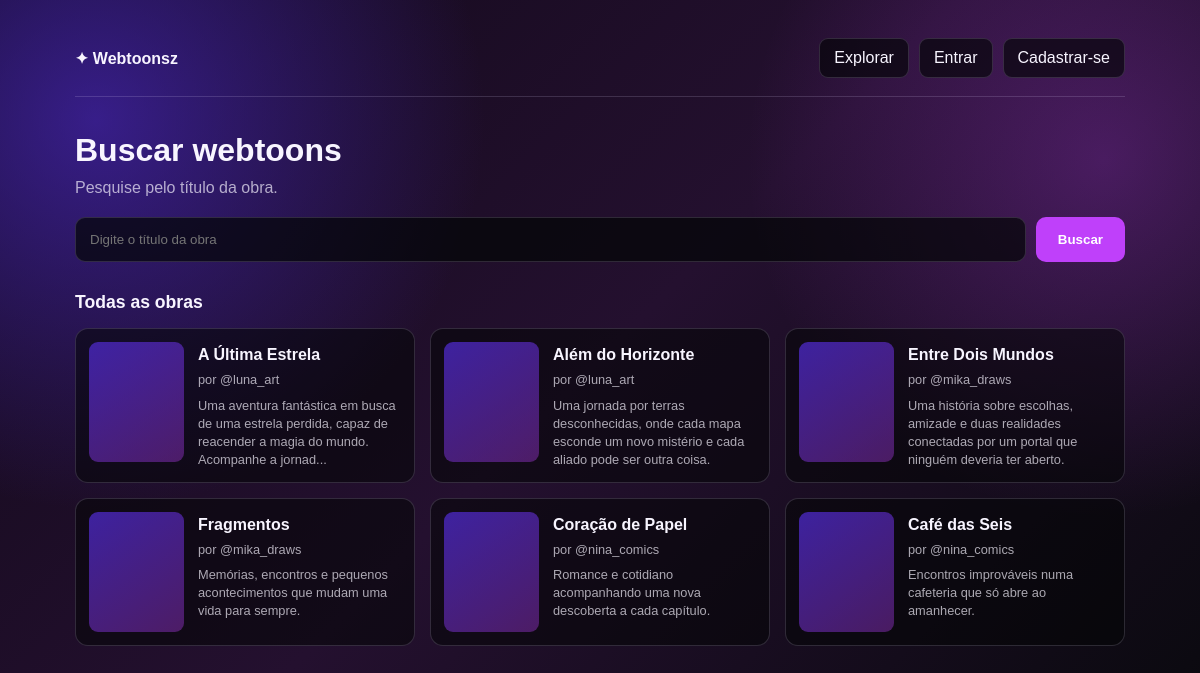
The page /busca.php on the database its author committed.
### tables this page shows
CREATE TABLE obras (
    id INT UNSIGNED NOT NULL AUTO_INCREMENT,
    artista_id INT UNSIGNED NOT NULL,
    titulo VARCHAR(150) NOT NULL,
    descricao TEXT DEFAULT NULL,
    capa VARCHAR(500) DEFAULT NULL,
    status ENUM('em_andamento', 'concluida', 'pausada') NOT NULL DEFAULT 'em_andamento',
    classificacao ENUM('livre', '10', '12', '14', '16', '18') NOT NULL DEFAULT 'livre',
    destaque TINYINT(1) NOT NULL DEFAULT 0,
    publicada TINYINT(1) NOT NULL DEFAULT 1,
    criada_em TIMESTAMP NOT NULL DEFAULT CURRENT_TIMESTAMP,
    atualizada_em TIMESTAMP NOT NULL DEFAULT CURRENT_TIMESTAMP ON UPDATE CURRENT_TIMESTAMP,
    PRIMARY KEY (id),
    KEY idx_obras_artista (artista_id),
    KEY idx_obras_titulo (titulo),
    KEY idx_obras_publicada (publicada),
    CONSTRAINT fk_obras_artista FOREIGN KEY (artista_id) REFERENCES usuarios(id) ON DELETE CASCADE
);

CREATE TABLE usuarios (
    id INT UNSIGNED NOT NULL AUTO_INCREMENT,
    nome VARCHAR(100) NOT NULL,
    usuario VARCHAR(30) NOT NULL,
    email VARCHAR(150) NOT NULL,
    senha_hash VARCHAR(255) NOT NULL,
    biografia VARCHAR(300) DEFAULT NULL,
    foto VARCHAR(255) DEFAULT NULL,
    tipo ENUM('usuario', 'artista', 'admin') NOT NULL DEFAULT 'usuario',
    email_verificado TINYINT(1) NOT NULL DEFAULT 0,
    ativo TINYINT(1) NOT NULL DEFAULT 1,
    criado_em TIMESTAMP NOT NULL DEFAULT CURRENT_TIMESTAMP,
    atualizado_em TIMESTAMP NOT NULL DEFAULT CURRENT_TIMESTAMP ON UPDATE CURRENT_TIMESTAMP,
    PRIMARY KEY (id),
    UNIQUE KEY uq_usuarios_usuario (usuario),
    UNIQUE KEY uq_usuarios_email (email),
    KEY idx_usuarios_tipo (tipo),
    KEY idx_usuarios_ativo (ativo)
);

### busca.php (the view, shortened to what this page needs)
<?php
require_once __DIR__ . '/conexao.php';
$busca = trim($_GET['busca'] ?? '');
$sql = "
    SELECT
        o.id,
        o.titulo,
        o.descricao,
        o.capa,
        u.id AS artista_id,
        u.usuario AS artista
    FROM obras o
    INNER JOIN usuarios u ON u.id = o.artista_id
    WHERE o.publicada = 1
";
$sql .= " ORDER BY o.criada_em DESC";
$stmt = $pdo->prepare($sql);
$stmt->execute();
$resultados = $stmt->fetchAll();
function h($valor): string {
    return htmlspecialchars((string)($valor ?? ''), ENT_QUOTES, 'UTF-8');
}
$logado = isset($_SESSION['usuario_id']);
?>
<!DOCTYPE html>
<html lang="pt-BR">
<head>
</head>
<body>
    <div class="page">
        <header class="header">
            <a class="logo" href="home.php">
                ✦ Webtoonsz
            </a>
            <a class="btn" href="home.php">
                Explorar
            </a>
            <?php if ($logado): ?>
                <a class="btn" href="perfil.php">
                    Meu perfil
                </a>
            <?php else: ?>
                <a class="btn" href="login.php">
                    Entrar
                </a>
                <a class="btn" href="cadastro.php">
                    Cadastrar-se
                </a>
            <?php endif; ?>
        </header>
        <main>
            <h1>Buscar webtoons</h1>
            <p class="muted">
                Pesquise pelo título da obra.
            </p>
            <form class="form" method="get" action="busca.php">
                <input
                    type="search"
                    name="busca"
                    value="<?= h($busca) ?>"
                    placeholder="Digite o título da obra"
                    aria-label="Título da obra"
                >
                <button type="submit">
                    Buscar
                </button>
            </form>
            <h2 style="font-size:1.1rem;margin-bottom:15px">
                <?= $busca !== '' ? 'Resultados da pesquisa' : 'Todas as obras' ?>
            </h2>
            <?php if ($resultados): ?>
                <div class="grid">
                    <?php foreach ($resultados as $obra): ?>
                        <a class="card" href="obra.php?id=<?= (int)$obra['id'] ?>">
                            <div class="cover">
                            </div>
                            <div>
                                <h2>
                                    <?= h($obra['titulo']) ?>
                                </h2>
                                <p>
                                    por @<?= h($obra['artista']) ?>
                                </p>
                                <p style="margin-top:8px">
                                    <?= h(mb_strimwidth($obra['descricao'] ?? '', 0, 115, '...', 'UTF-8')) ?>
                                </p>
                            </div>
                        </a>
                    <?php endforeach; ?>
                </div>
            <?php else: ?>
                <div class="empty">
                    <?= $busca !== '' ? 'Nenhuma obra encontrada com esse título.' : 'Ainda não existem obras publicadas.' ?>
                </div>
            <?php endif; ?>
        </main>
    </div>
</body>
</html>

### busca.php (style rules this page uses)
:root { --lav: #E3D9FC; --pink: #BF40FA; --white: #F8F5FF; --muted: rgba(248,245,255,.68); --border: rgba(227,217,252,.16); }
* { box-sizing: border-box; margin: 0; padding: 0; }
body { min-height: 100vh; padding: 24px; font-family: Arial, sans-serif; color: var(--white); background: radial-gradient(circle at 8% 15%, rgba(73,40,194,.65), transparent 30%), radial-gradient(circle at 92% 20%, rgba(191,64,250,.28), transparent 28%), linear-gradient(135deg, #12091A, #24102F 48%, #08090C); }
.page { width: min(1050px, 100%); margin: auto; }
.header { display: flex; align-items: center; gap: 10px; padding: 14px 0 18px; border-bottom: 1px solid var(--border); }
.logo { font-weight: 800; margin-right: auto; color: var(--white); text-decoration: none; }
.btn { padding: 10px 14px; border: 1px solid var(--border); border-radius: 9px; color: var(--white); text-decoration: none; background: rgba(4,6,7,.65); }
h1 { margin: 35px 0 10px; }
.muted { color: var(--muted); margin-bottom: 20px; }
.form { display: flex; gap: 10px; margin: 20px 0 30px; }
.form input { flex: 1; min-width: 0; padding: 14px; border-radius: 10px; border: 1px solid var(--border); background: rgba(4,6,7,.7); color: var(--white); }
.form button { padding: 0 22px; border: 0; border-radius: 10px; background: var(--pink); color: white; font-weight: bold; cursor: pointer; }
.grid { display: grid; grid-template-columns: repeat(auto-fill, minmax(260px, 1fr)); gap: 15px; }
.card { display: grid; grid-template-columns: 95px 1fr; gap: 14px; padding: 13px; border: 1px solid var(--border); border-radius: 13px; background: rgba(4,6,7,.55); color: var(--white); text-decoration: none; }
.cover { height: 120px; border-radius: 9px; background: linear-gradient(145deg, rgba(73,40,194,.8), rgba(191,64,250,.35)); }
.card h2 { font-size: 1rem; margin: 4px 0 7px; }
.card p { font-size: .8rem; color: var(--muted); line-height: 1.4; }

### rows shown on the page
obras: titulo "A Última Estrela", artista.usuario "luna_art", descricao "Uma aventura fantástica em busca de uma estrela perdida, capaz de reacender a magia do mundo. Acompanhe a jornad..."
obras: titulo "Além do Horizonte", artista.usuario "luna_art", descricao "Uma jornada por terras desconhecidas, onde cada mapa esconde um novo mistério e cada aliado pode ser outra coisa."
obras: titulo "Entre Dois Mundos", artista.usuario "mika_draws", descricao "Uma história sobre escolhas, amizade e duas realidades conectadas por um portal que ninguém deveria ter aberto."
obras: titulo "Fragmentos", artista.usuario "mika_draws", descricao "Memórias, encontros e pequenos acontecimentos que mudam uma vida para sempre."
obras: titulo "Coração de Papel", artista.usuario "nina_comics", descricao "Romance e cotidiano acompanhando uma nova descoberta a cada capítulo."
obras: titulo "Café das Seis", artista.usuario "nina_comics", descricao "Encontros improváveis numa cafeteria que só abre ao amanhecer."
